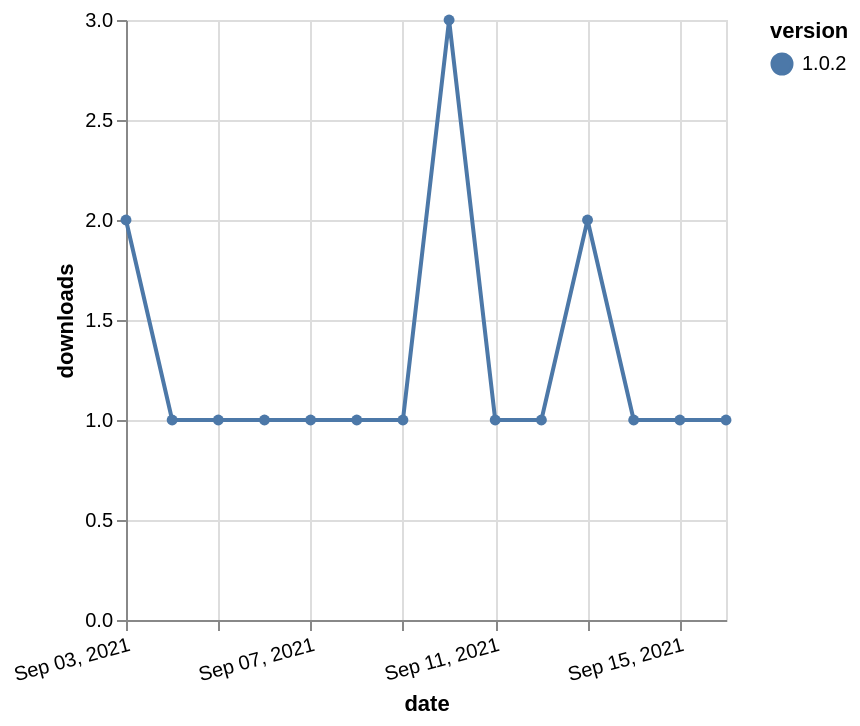

Vega-Lite specification for this chart:
### Vega-Lite specification from a JSON file in a GitHub repository (floating-point values rounded to 4 significant figures)
{"$schema": "https://vega.github.io/schema/vega-lite/v5.json", "description": "A simple bar chart with embedded data.", "data": {"values": [{"date": "2021-09-03", "total": 132, "delta": 2, "version": "1.0.2"}, {"date": "2021-09-04", "total": 133, "delta": 1, "version": "1.0.2"}, {"date": "2021-09-05", "total": 134, "delta": 1, "version": "1.0.2"}, {"date": "2021-09-06", "total": 135, "delta": 1, "version": "1.0.2"}, {"date": "2021-09-07", "total": 136, "delta": 1, "version": "1.0.2"}, {"date": "2021-09-08", "total": 137, "delta": 1, "version": "1.0.2"}, {"date": "2021-09-09", "total": 138, "delta": 1, "version": "1.0.2"}, {"date": "2021-09-10", "total": 141, "delta": 3, "version": "1.0.2"}, {"date": "2021-09-11", "total": 142, "delta": 1, "version": "1.0.2"}, {"date": "2021-09-12", "total": 143, "delta": 1, "version": "1.0.2"}, {"date": "2021-09-13", "total": 145, "delta": 2, "version": "1.0.2"}, {"date": "2021-09-14", "total": 146, "delta": 1, "version": "1.0.2"}, {"date": "2021-09-15", "total": 147, "delta": 1, "version": "1.0.2"}, {"date": "2021-09-16", "total": 148, "delta": 1, "version": "1.0.2"}]}, "width": "container", "mark": {"type": "line", "point": {"filled": true}}, "encoding": {"x": {"field": "date", "type": "temporal", "timeUnit": "yearmonthdate", "title": "date", "axis": {"labelAngle": -15}}, "y": {"field": "delta", "type": "quantitative", "title": "downloads"}, "color": {"field": "version", "type": "nominal"}, "tooltip": {"field": "delta"}}}
